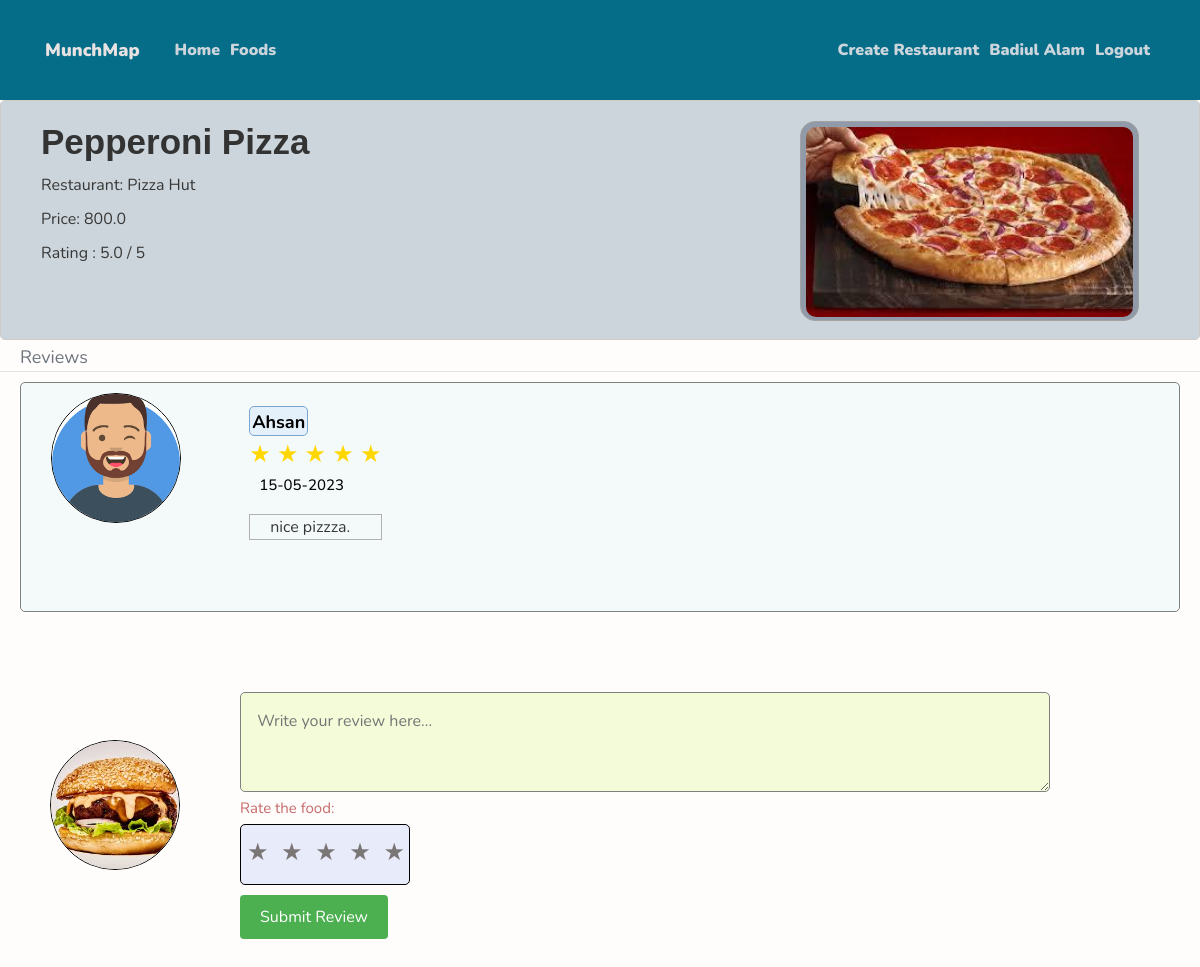
Screenshot of /food/13 (signed in) with the database file from the repository.
### website/models.py (models this page shows, shortened)
class User(db.Model, UserMixin):
    id = db.Column(db.Integer, primary_key=True)
    username = db.Column(db.String(20), unique=True, nullable=False)
    email = db.Column(db.String(120), unique=True, nullable=False)
    image_file = db.Column(db.String(20), nullable=False,
                           default='default.jpg')
    password = db.Column(db.String(60), nullable=False)
    restaurants = db.relationship('Restaurant', backref='owner', lazy=True)
    restaurant_reviews = db.relationship(
        'RestaurantReview', backref='reviewer', lazy=True)
    food_reviews = db.relationship('FoodReview', backref='reviewer', lazy=True)

class Food(db.Model):
    id = db.Column(db.Integer, primary_key=True)
    name = db.Column(db.String(100), nullable=False)
    restaurant_id = db.Column(db.Integer, db.ForeignKey(
        'restaurant.id'), nullable=False)
    image_file = db.Column(db.String(20), nullable=False,
                           default='default.jpg')
    rating = db.Column(db.Float, default=0.0)
    description = db.Column(db.Text, nullable=False, default='No description')
    reviews = db.relationship('FoodReview', backref='review_for', lazy=True)
    rating_count = db.Column(db.Float, nullable=False, default=0.0)
    total_rating = db.Column(db.Float, nullable=False, default=0.0)
    rating = db.Column(db.Float, nullable=False, default=0.0)
    price = db.Column(db.Float, nullable=False, default=0.0)

class Restaurant(db.Model):
    id = db.Column(db.Integer, primary_key=True)
    name = db.Column(db.String(100), nullable=False)
    owner_id = db.Column(db.Integer, db.ForeignKey('user.id'), nullable=False)
    image_file = db.Column(db.String(20), nullable=False,
                           default='default.jpg')
    location = db.Column(db.String(100), nullable=False)
    description = db.Column(db.Text, nullable=False, default='No description')
    detail_location = db.Column(db.Text)
    rating = db.Column(db.Float, default=0.0)
    foods = db.relationship('Food', backref='belong_to', lazy=True)
    reviews = db.relationship(
        'RestaurantReview', backref='review_for', lazy=True)
    rating_count = db.Column(db.Float, nullable=False, default=0.0)
    total_rating = db.Column(db.Float, nullable=False, default=0.0)
    ratign = db.Column(db.Float, nullable=False, default=0.0)

class FoodReview(db.Model):
    id = db.Column(db.Integer, primary_key=True)
    food_id = db.Column(db.Integer, db.ForeignKey('food.id'), nullable=False)
    reviewer_id = db.Column(db.Integer, db.ForeignKey(
        'user.id'), nullable=False)
    description = db.Column(db.Text)
    date_posted = db.Column(db.DateTime, nullable=False,
                            default=datetime.utcnow)
    rating = db.Column(db.Integer, nullable=False, default=0)

### website/foods/routes.py (the view)
@foods.route("/food/<int:food_id>")
def food(food_id):
    food = Food.query.get_or_404(food_id)
    reviews = FoodReview.query.filter_by(food_id=food_id).order_by(
        FoodReview.date_posted.desc()).all()
    return render_template('review.html', food=food, reviews=reviews)

### website/models.py (called while the page is built)
@login_manager.user_loader
def load_user(user_id):
    return User.query.get(int(user_id))

### website/templates/review.html (shortened to what this page needs)
<!DOCTYPE html>
<html>
  <head>
    <link
      rel="stylesheet"
      href="https://maxcdn.bootstrapcdn.com/bootstrap/4.0.0/css/bootstrap.min.css"
    />
    <link
      rel="stylesheet"
      href="https://cdnjs.cloudflare.com/ajax/libs/font-awesome/5.15.3/css/all.min.css"
    />
    <link
      rel="stylesheet"
      type="text/css"
      href="{{ url_for('static', filename='review.css') }}"
    />
  </head>
  <body>
    <header class="site-header">
      <nav class="navbar navbar-expand-md navbar-dark bg-steel fixed-top">
        <div class="container">
          <a class="navbar-brand mr-8" href="/">MunchMap</a>
          <div class="collapse navbar-collapse" id="navbarToggle">
            <div class="navbar-nav mr-auto">
              <a class="nav-item nav-link" href="{{ url_for('main.home') }}"
                >Home</a
              >
              <a class="nav-item nav-link" href="{{ url_for('main.home2') }}"
                >Foods</a
              >
            </div>
            <div class="navbar-nav">
              {% if current_user.is_authenticated %}
              <a
                class="nav-item nav-link"
                href="{{ url_for('restaurants.new_restaurant') }}"
                >Create Restaurant</a
              >
              <a class="nav-item nav-link" href="{{ url_for('users.account') }}"
                >{{ current_user.username }}</a
              >
              <a class="nav-item nav-link" href="{{ url_for('users.logout') }}"
                >Logout</a
              >
              {% endif %}
            </div>
          </div>
        </div>
      </nav>
    </header>
    <div class="restaurant-details">
      <div class="text-container">
        <h1>{{ food.name }}</h1>
        <p>Restaurant: {{ food.belong_to.name }}</p>
        <p>Price: {{ food.price }}</p>
        {% if food.rating_count > 0 %}
        <p>
          Rating : {{ (food.total_rating/food.rating_count) | round(1) }} / 5
        </p>
        {% else %}
        <p>Rating : 0 / 5</p>
        {% endif %}
      </div>
      <div class="cover-image-container">
        <img
          class="cut-image"
          src="{{ url_for('static', filename='profile_pics/' + food.image_file) }}"
          alt="Food Image"
        />
      </div>
    </div>
    <div class="row">
      <div class="col-md-10">
      </div>
    </div>
    <div class="border-bottom pt-1">
      <text
        class="text-muted"
        ,
        style="margin-left: 20px; margin-bottom: 20px; font-size: large"
      >
        Reviews
      </text>
    </div>
    {% set flag = [] %}
    <div class="reviews">
      {% for review in food.reviews %}
      <div class="review">
        <div class="profile-pic">
          <img
            src="{{ url_for('static', filename='profile_pics/' + review.reviewer.image_file) }}"
            alt="Profile Picture"
          />
        </div>
        <div class="review-content">
          {% if review.reviewer == current_user %}
          <div class="username" style="color: blueviolet">
            {% set temp = flag.append(TRUE) %} {{ review.reviewer.username }}
            (me)
          </div>
          {% else %}
          <div class="username">{{ review.reviewer.username }}</div>
          {% endif %}
          <div class="rating-stars">
            {% set filled_stars = review.rating %} {% set empty_stars = 5 -
            review.rating %} {% for _ in range(filled_stars) %}
            <span class="filled-star">★</span>
            {% endfor %}
          </div>
          <h4
            style="
              margin-left: 30px;
              vertical-align: middle;
              margin-top: 10px;
              margin-bottom: 20px;
            "
          >
            {{ review.date_posted.strftime('%d-%m-%Y') }}
          </h4>
          <div class="review-description"><p>{{ review.description }}</p></div>
        </div>
      </div>
      {% endfor %}
    </div>
    {% if flag | length == 0 %} {% if current_user.is_authenticated %}
    <div class="section">
      <div class="image-container">
        <img
          class="own-profile-pic"
          src="{{ url_for('static', filename='profile_pics/' + current_user.image_file) }}"
          alt="Profile Picture"
        />
      </div>
      <div class="content-container">
        <form action="/add-food-review" method="POST">
          <textarea
            class="form-text"
            id="review-text"
            name="review-text"
            placeholder="Write your review here..."
          ></textarea>
          <fieldset class="star-rating">
            <legend>Rate the food:</legend>
            <div class="stars">
              <label for="star1">★</label>
              <label for="star2">★</label>
              <label for="star3">★</label>
              <label for="star4">★</label>
              <label for="star5">★</label>
            </div>
          </fieldset>
          <button class="form-button" type="submit">Submit Review</button>
        </form>
      </div>
    </div>
    {% endif %} {% endif %}
  </body>
</html>

### website/static/review.css (style rules this page uses)
* { font-family: "Nunito", sans-serif; margin: 0; padding: 0; box-sizing: border-box; outline: none; border: none; text-decoration: none; transition: all 0.2s linear; }
html { font-size: 62.5%; overflow-x: hidden; scroll-behavior: smooth; scroll-padding-top: 6rem; }
body { background: #fffcfc; color: #c86a6a; margin-top: 10rem; }
h1, h2, h3, h4, h5, h6 { color: #040404; }
a { color: black; font-size: large; font-weight: 1000; }
.bg-steel { background-color: #066d89; height: 100px; position: absolute; transition: transform 0.3s ease; top: 0; left: 0; width: 100%; }
.site-header .navbar-nav .nav-link { color: #cbd5db; font-size: medium; }
.site-header .navbar-brand { color: rgb(232, 226, 226); font-size: large; margin-right: 30px; border: #1f2223; }
.cut-image { padding: 5px; height: 200px; border-radius: 15px; }
h1 { font-family: Arial, sans-serif; color: #333; margin-bottom: 10px; font-size: 35px; font-weight: 700; }
p { color: #383737; margin-bottom: 10px; font-size: medium; }
.review { display: flex; height: 230px; margin-top: 10px; margin-bottom: 10px; margin-left: 20px; margin-right: 20px; border: 1px solid gray; border-radius: 5px; background-color: #f4fafa; }
.profile-pic img { width: 130px; height: 130px; border-radius: 50%; object-fit: cover; margin-top: 10px; margin-left: 30px; border-radius: 75px; border: 1px solid black; }
.review-content { margin-left: 25px; padding: 2%; }
.review-content .username { text-align: center; height: 30px; width: fit-content; margin-top: 0; background-color: #e4f1fa; margin-left: 20px; scale: 1; color: black; font-weight: 700; border: 1px solid rgb(121, 165, 209); border-radius: 5px; padding: 2px; font-size: large; }
.review-content p { margin-left: 20px; margin-bottom: 0; font-size: medium; }
.form-button { background-color: #4caf50; color: white; border: none; padding: 10px 20px; text-align: center; text-decoration: none; display: inline-block; font-size: 16px; border-radius: 4px; cursor: pointer; margin-bottom: 50px; margin-top: 10px; }
.form-text { padding: 2%; font-size: medium; background-color: #f4fbd9; border: 1px solid gray; border-radius: 5px; margin-top: 70px; height: 100px; width: 810px; margin-bottom: 5px; }
.section { display: flex; align-items: center; }
.image-container { flex: 0 0 20%; padding-left: 50px; padding-right: 20px; width: 100px; }
.own-profile-pic { width: 130px; height: 130px; border-radius: 50%; object-fit: cover; border-radius: 75px; border: 1px solid black; }
.content-container { flex: 0 0 30%; align-self: left; }
.restaurant-details { display: flex; background-color: #cbd5db; margin-top: 80px; width: 100%; padding-right: 40px; padding-left: 40px; padding-top: 20px; padding-bottom: 20px; height: 240px; border: 1px solid #ccc; border-radius: 5px; }
.text-container { flex-grow: 1; }
.cover-image-container { margin-right: 20px; border: 1px solid rgb(164, 163, 163); height: 200px; width: fit-content; border-radius: 15px; background-color: #919aa9; margin-bottom: 20px; }
.star-rating { display: flex; }
.star-rating label { display: inline-block; padding: 4px; margin-left: 2px; margin-top: 5px; font-size: 24px; color: rgb(122, 118, 118); cursor: pointer; margin-bottom: 10px; }
.stars { direction: rtl; background-color: #e8ebfa; border: 1px solid black; border-radius: 5px; }
.rating-stars { color: #ffd700; height: 30px; font-size: 24px; display: inline-block; vertical-align: middle; margin-left: 20px; }
.review-description { align-self: left; margin-left: 20px; height: fit-content; min-height: 20px; border: 1px solid rgb(178, 176, 176); }

### rows the page displays
User: username "Badiul Alam", image_file (placeholder picture)
Food: name "Pepperoni Pizza", price "800.0", (food.total_rating/food.rating_count)|round(1) "5.0", image_file (picture)
Restaurant: belong_to.name "Pizza Hut"
FoodReview: image_file (picture), reviewer.username "Ahsan", date_posted "15-05-2023", description "nice pizzza."
